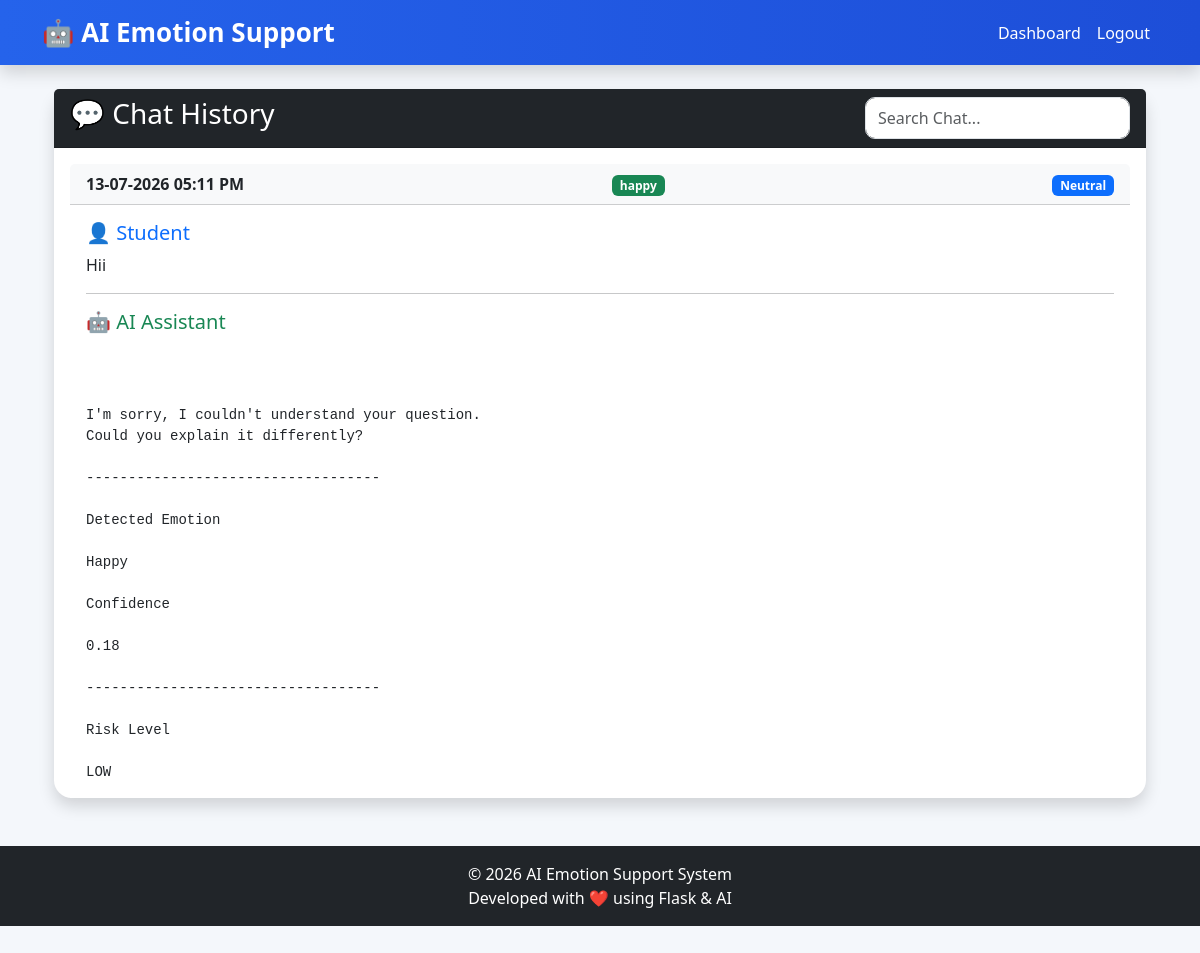
Screenshot of /history (signed in) with the database file from the repository.
### models/chat.py (models this page shows, shortened)
class Chat(db.Model):
    __tablename__ = "chats"
    id = db.Column(
        db.Integer,
        primary_key=True
    )
    user_id = db.Column(
        db.Integer,
        db.ForeignKey("users.id"),
        nullable=False
    )
    user_message = db.Column(
        db.Text,
        nullable=False
    )
    ai_response = db.Column(
        db.Text,
        nullable=False
    )
    emotion = db.Column(
        db.String(50),
        default="Neutral"
    )
    sentiment = db.Column(
        db.String(50),
        default="Neutral"
    )
    created_at = db.Column(
        db.DateTime,
        default=datetime.utcnow
    )
    user = db.relationship(
        "User",
        backref=db.backref(
            "chats",
            lazy=True,
            cascade="all, delete-orphan"
        )
    )

### routes/chat_routes.py (the view)
@chat.route("/history")
@login_required
def history():
    chats = Chat.query.filter_by(
        user_id=current_user.id
    ).order_by(
        Chat.created_at.desc()
    ).all()
    return render_template(
        "history.html",
        chats=chats
    )

### app.py (called while the page is built)
@login_manager.user_loader
def load_user(user_id):
    return User.query.get(int(user_id))

### templates/history.html (shortened to what this page needs)
{% extends "base.html" %}
{% block content %}
<div class="container mt-4">
    <div class="row">
        <div class="col-lg-12">
            <div class="card shadow">
                <div class="card-header bg-dark text-white">
                    <div class="d-flex justify-content-between">
                        <h3>
                            💬 Chat History
                        </h3>
                        <input
                            type="text"
                            id="search"
                            class="form-control w-25"
                            placeholder="Search Chat..."
                            onkeyup="searchChat()">
                    </div>
                </div>
                <div
                    class="card-body"
                    style="
                    max-height:650px;
                    overflow-y:auto;
                    ">
                    {% if chats %}
                        {% for chat in chats %}
                        <div class="card mb-4 border-primary history-card">
                            <div class="card-header bg-light">
                                <div class="row">
                                    <div class="col-md-6">
                                        <strong>
                                            {{ chat.created_at.strftime('%d-%m-%Y %I:%M %p') }}
                                        </strong>
                                    </div>
                                    <div class="col-md-3">
                                        <span class="badge bg-success">
                                            {{ chat.emotion }}
                                        </span>
                                    </div>
                                    <div class="col-md-3 text-end">
                                        <span class="badge bg-primary">
                                            {{ chat.sentiment }}
                                        </span>
                                    </div>
                                </div>
                            </div>
                            <div class="card-body">
                                <h5 class="text-primary">
                                    👤 Student
                                </h5>
                                <p>
                                    {{ chat.user_message }}
                                </p>
                                <hr>
                                <h5 class="text-success">
                                    🤖 AI Assistant
                                </h5>
                                <pre style="white-space:pre-wrap;">
{{ chat.ai_response }}
                                </pre>
                            </div>
                        </div>
                        {% endfor %}
                    {% else %}
                        <div class="alert alert-info">
                            No Chat History Found.
                        </div>
                    {% endif %}
                </div>
            </div>
        </div>
    </div>
</div>
{% endblock %}

### static/css/style.css (style rules this page uses)
* { margin:0; padding:0; box-sizing:border-box; font-family:'Segoe UI',Tahoma,Geneva,Verdana,sans-serif; }
body { background:#f4f7fb; color:#333; min-height:100vh; }
.card { border:none; border-radius:18px; transition:.3s; }
.form-control { border-radius:10px; }

### rows the page displays
Chat: created_at "13-07-2026 05:11 PM", emotion "happy", sentiment "Neutral", user_message "Hii", ai_response "I'm sorry, I couldn't understand your question. Could you explain it differently? ----------------------------------- Detected Emotion Happy Confidence 0.18 ----------------------------------- Risk Level LOW…"
